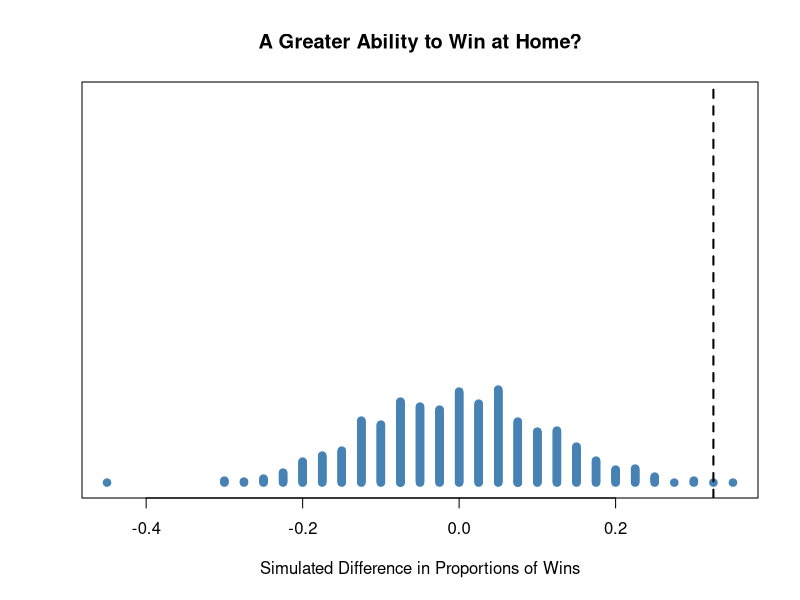

The R script that drew this image:
#James Millikan, SJ - Verbum Dei High School - 18 September 2021 - AMDG

#Difference in Proportions Simulator 
#This script tests the difference in two proportions and assigns an approximate p-value
#for a given test statistics. Results of the simulation are recorded in a dot plot.
#This script was inspired by Ch. 2 of Tabor and Franklin's Statistical Reasoning in Sports

#=============/=============

#DESCRIPTION OF THE INITIAL CONDITIONS
#Test statistic. To show how the program works, we will use the Arizona Cardinals home and
#road record during the 2004-2008 seasons. During that time, they won 23/40 or 57.5% of their home games
#and won 10/40 or 25% of their road games. That gives us a test statistic of 32.5% (57.5% - 25%)

TestStatistic <-0.325 #This value can be changed to any test statistic you wish to test.

OverallRecord<-(.4125) #This is the proportion assumed by the null hypothesis,
# that is, the 2004-2008 Cardinals had the same ABILITY to win at home and
#on the road. The Cardinals won 33 of 80 overall, giving us the null hypothesis
#proportion of 33/80 = .4125.

Category1<-40 #Total number of results in the first category (e.g., home games, 
#clay surface, etc.). In the Cardinals example, we put 40 to represent the
#number of home games played.

Category2<-40 #Total number of results for the second category (e.g., away games
#other surfaces, etc.)

#We will run 1000 simulations. (e.g., 1000 simulation for the 40)
#home and 40 away games played between 2004 and 2008.

NumOfSims<-1000 #(See note on line 97 regarding the number of simulations and dot plot graphics.
#With these parameters set, we now proceed with the simulation.

#=============/=============

#SIMULATION

#First, we generate a 1 x (length NumOfSims) matrix. At this point, each element
#of the matrix is 0; i.e. a11 = 0, a12 = 0, ..., a1n=0)
EmptyList<-vector("numeric", NumOfSims)

#Next, we use a FOR loop to simulate the performances of the teams. The loop replaces
#each element of  EmptyList  with a simulated difference between the category 1 and category 2 performances.
#In the Cardinals example, 40 home and 40 away games are simulated, and the simulated difference
#in winning percentage is calculated. This process is repeated NumOfSims times, and NumOfSims dots (e.g., 1000 dots)
#are recorded on the dot plot.

for(n in seq_along(EmptyList)) #Iterates the simulation for each element of the empty list.
{(RandList1<-sample(1:10000, Category1, replace=FALSE)) #Generates random integers between 1 and 10000.
  #These random integers are saved in the RandList matrix.
  (RandList2<-sample(1:10000, Category2, replace=FALSE))
  #Next, the program searches the list of random numbers and replaces random numbers corresponding
  #to a simulated Win (i.e. RandInt ≤ OverallRecord*10000) with the number "1". In the 2004-2008 Cardinals example, all
  #random integers less than or equal to (33/80)*10000 or 4125 are changed to 1 to represent a win.
  AssignSuccess1<-replace(RandList1, RandList1<=OverallRecord*10000, 1)
  AssignSuccess2<-replace(RandList2, RandList2<=OverallRecord*10000, 1)
  
  #We repeat the process by assigning 0s to simulated games that represent a loss
  AssignFailure1<-replace(AssignSuccess1, AssignSuccess1>OverallRecord*10000, 0)
  AssignFailure2<-replace(AssignSuccess2, AssignSuccess2>OverallRecord*10000, 0)
  
  # We rename these matrices Outcomes1 and Outcomes 2.
  Outcomes1<-AssignFailure1
  Outcomes2<-AssignFailure2
  
  #By adding the elements of the Outcomes matrices, we obtain the simulated total number successes in each category.
  #In our example, this is the simulated number of home games and away games we would expect to see won from
  #2005-2008 assuming that the null hypothesis is true, i.e., the Cardinals had the same ABILITY to
  #at home and on the road.
  
  TotalSuccesses1<-sum(Outcomes1)
  TotalSuccesses2<-sum(Outcomes2)
  
  #We now convert the total number of wins in each category to proportions. In our example, this 
  #is the simulated proportion of home games won assuming the null hypothesis is true.
  TotalAttempts1<-length(Outcomes1)#The denominator of our fraction.
  TotalAttempts2<-length(Outcomes2)
  SimPerformance1<-(TotalSuccesses1/TotalAttempts1) #The simulated performance in category 1 (e.g, home record)
  SimPerformance2<-(TotalSuccesses2/TotalAttempts2) #The simulated performance in category 2 (e.g. road record)
  Difference<-(SimPerformance1-SimPerformance2) #The simulated difference in performances between the two categories.
  
  #We now iterate this process n (i.e., the NumOfSims) times
  x<-Difference
  EmptyList[n]<-x} #Iterates through the list and assigns simulated differences in proportions.
SimDiffs<-EmptyList #The previously empty list now contains the results of our simulation. Each
#element in list is a unique simulated difference between category 1 and 2 
#In our example, SimDiffs contains 1000 simulated differences between 40 home and 40 away performances


#=============/=============


#To display the results of the simulation as a dot plot (like the one presented on p. 51 of the 
#first edition of the Statistical Reasoning of Sports), we use use R's built-in dot plot:

#Note: you can adjust the offset to fit more or fewer dots on the chart.
stripchart(SimDiffs, method = "stack", offset = .05, at = 0, pch = 19,
           col = "steelblue", main = "A Greater Ability to Win at Home?", xlab = "Simulated Difference in Proportions of Wins")

abline(v = TestStatistic, col = 1, pch = 7, cex = 2, lwd = 2, lty = 2) #Marks the Test Statistic on the plot

pvalue<-(sum(SimDiffs >= TestStatistic, na.rm=TRUE))/(length(SimDiffs)) #Approximate p-value
sprintf("The approximate p value is: %f", pvalue)

#That's it. If you have questions about this script, feel free to send me an 
#email at jmillikan@jesuits.org
#AMDG





